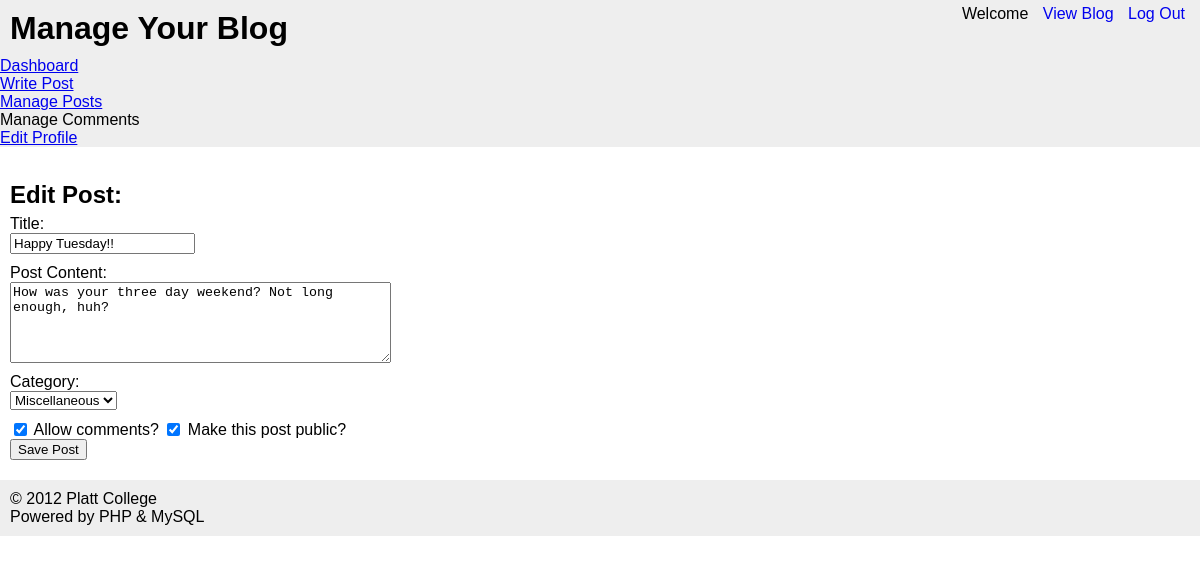
/admin.php?page=edit&post_id=3 (signed in), run on the app's committed database.
### tables this page shows
CREATE TABLE IF NOT EXISTS `posts` (
  `post_id` mediumint(9) NOT NULL AUTO_INCREMENT,
  `title` text NOT NULL,
  `body` text NOT NULL,
  `date` datetime NOT NULL,
  `category_id` mediumint(9) NOT NULL,
  `user_id` mediumint(9) NOT NULL,
  `is_published` tinyint(4) NOT NULL,
  `allow_comments` tinyint(4) NOT NULL,
  PRIMARY KEY (`post_id`)
);

CREATE TABLE IF NOT EXISTS `categories` (
  `category_id` mediumint(9) NOT NULL AUTO_INCREMENT,
  `name` text NOT NULL,
  PRIMARY KEY (`category_id`)
);

### admin-edit.php (the view, shortened to what this page needs)
<?php
$post_id = $_REQUEST['post_id'];
$query_post = "SELECT * FROM posts WHERE post_id = $post_id";
$result_post = mysql_query($query_post);
$row_post = mysql_fetch_array($result_post);
 ?>
<h2>Edit Post:</h2>
<form method="post" action="admin.php?page=edit&amp;post_id=<?php echo $post_id; ?>">
	<label for="title">Title:</label>
    <input type="text" name="title" id="title" value="<?php echo stripslashes($row_post['title']) ?>" />
    <label for="body">Post Content:</label>
    <textarea name="body" id="body" cols="45" rows="5"><?php echo stripslashes($row_post['body']) ?></textarea>
    <label for="category">Category:</label>
    <select name="category" id="category">
    	<?php
		$query_cats = "SELECT * FROM categories";
		$result_cats = mysql_query($query_cats);
		while($row_cats = mysql_fetch_array($result_cats)){
		?>
        <option value="<?php echo $row_cats['category_id']; ?>" <?php
			if( $row_post['category_id'] == $row_cats['category_id']){
				echo 'selected="selected"';
			} ?>>
			<?php echo $row_cats['name']; ?>
        </option>
        <?php }  ?>
    </select>
    <input type="checkbox" name="allow_comments" id="allow_comments" value="1" <?php if($row_post['allow_comments'] == 1){ echo 'checked="checked"'; } ?> />
    <label for="allow_comments">Allow comments?</label>
    <input type="checkbox" name="is_published" id="is_published" value="1" <?php if($row_post['is_published'] == 1){ echo 'checked="checked"'; } ?> />
    <label for="is_published">Make this post public?</label>
    <input type="submit" value="Save Post" />
</form>

### admin-complete-files/admin_complete/admin_style.css (style rules this page uses)
body, html { margin:0; padding:0; height:100%; font-family:Tahoma, Geneva, sans-serif; }
h1, h2, h3, h4, h5, h6, p, ul, ol, li, form { margin:0; padding:0; }
input { vertical-align:bottom; }
#content h2, #content h3, #content h4 { margin:1em 0 .25em 0px }
input[type=text], input[type=password], input[type=submit], select, textarea { display:block; margin-bottom:10px; }

### admin.php (style rules this page uses)
label, input[type=submit], select { display:block; }
input[type=checkbox] + label { display:inline; }

### data on the page
posts: title "Happy Tuesday!!", body "How was your three day weekend? Not long enough, huh?", category "Miscellaneous", allow_comments "☑", is_published "☑"
